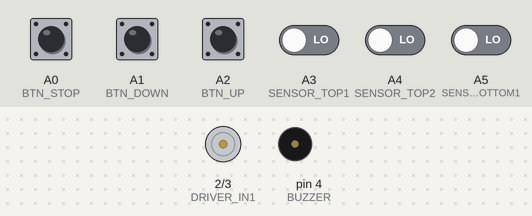
Bench run of a sketch on a simulated Arduino Nano, built with avr-gcc and run on an emulated ATmega328P. Shown: motor-driver pin pairs drawn as motors (green arrow = first pin HIGH = forward, orange = second pin HIGH = backward, longer = more drive, scaled by the enable pin), buzzer (waves = sounding, pin HIGH). The test bench sets the inputs (shaded band); at power-on: A0 (BTN_STOP), A1 (BTN_DOWN), A2 (BTN_UP) HIGH, A3 (SENSOR_TOP1), A4 (SENSOR_TOP2), A5 (SENSOR_BOTTOM1) LOW.

Above: at 1.4 s.
1.5 s: A1 (BTN_DOWN) pulled LOW for 0.15 s
At 2.6 s:
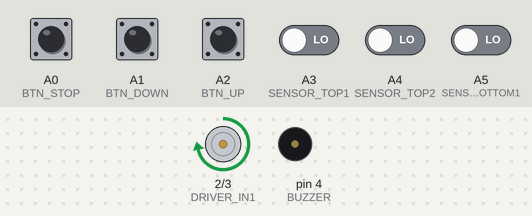
3.1 s: A2 (BTN_UP) pulled LOW for 0.15 s
At 3.8 s:
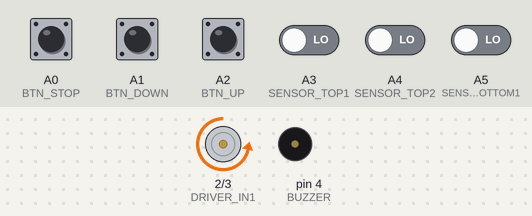
4.7 s: A0 (BTN_STOP) pulled LOW for 0.15 s
At 5.0 s:
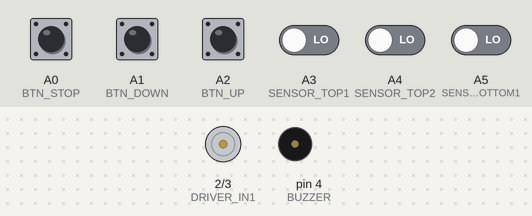
6.3 s: A1 (BTN_DOWN) pulled LOW for 1 s
At 7.4 s:
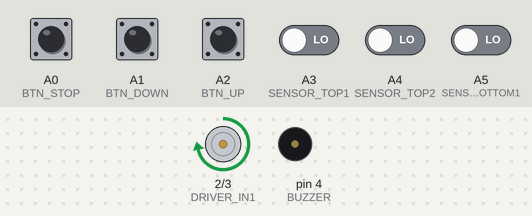
8.8 s: A5 (SENSOR_BOTTOM1) driven HIGH
At 9.3 s:
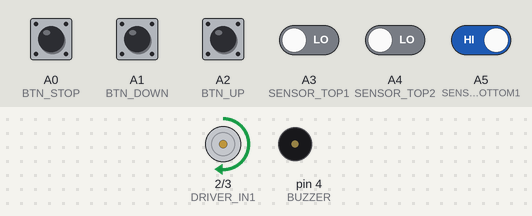
10.3 s: A0 (BTN_STOP) pulled LOW for 1 s
At 11.7 s:
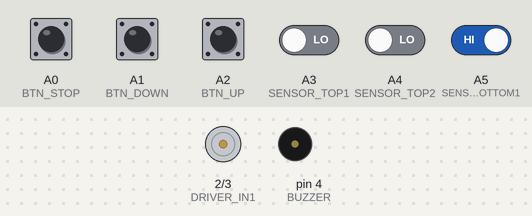
Timing chart, 0 to 13.3 s (numbered marks = the images above; inputs shaded):
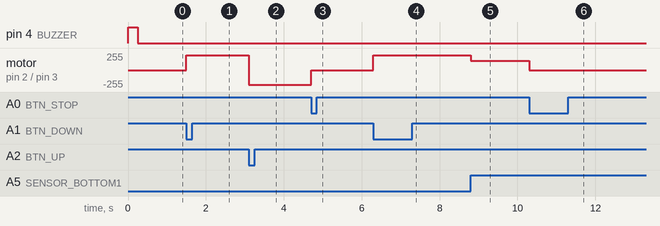

The sketch:

sketch_mesa_niveladora.ino
```cpp
#define     DRIVER_IN1      2
#define     DRIVER_IN2      3
#define     BUZZER          4
#define     MOTOR_PWM       5
#define     BTN_STOP        A0
#define     BTN_DOWN        A1
#define     BTN_UP          A2
#define     SENSOR_TOP1     A3
#define     SENSOR_TOP2     A4
#define     SENSOR_BOTTOM1  A5
#define     SENSOR_BOTTOM2  A6

#define     SPEED_HIGH      220
#define     SPEED_LOW       140


int RUNNING = 0;

void setup() {
  // put your setup code here, to run once:
pinMode(DRIVER_IN1,OUTPUT);
pinMode(DRIVER_IN2,OUTPUT);
pinMode(MOTOR_PWM,OUTPUT);
pinMode(BUZZER,OUTPUT);
pinMode(BTN_STOP,INPUT);
pinMode(BTN_DOWN,INPUT);
pinMode(BTN_UP,INPUT);
pinMode(SENSOR_TOP1,INPUT);
pinMode(SENSOR_TOP2,INPUT);
pinMode(SENSOR_BOTTOM1,INPUT);
pinMode(SENSOR_BOTTOM2,INPUT);

digitalWrite(BUZZER,HIGH);
delay(250);
digitalWrite(BUZZER,LOW);

analogWrite(MOTOR_PWM,SPEED_HIGH);
digitalWrite(DRIVER_IN1,LOW);
digitalWrite(DRIVER_IN2,LOW);
}

void loop() {
  // put your main code here, to run repeatedly:
  if (!digitalRead(BTN_DOWN)) {
          if (digitalRead(SENSOR_BOTTOM1)&&digitalRead(SENSOR_BOTTOM2)) {
                for (int i=1; i<=3; i++) {
                      digitalWrite(BUZZER,HIGH);
                      delay(200);
                      digitalWrite(BUZZER,LOW);
                      delay(200);
                      }
                }
          else {
                digitalWrite(DRIVER_IN1,HIGH);
                digitalWrite(DRIVER_IN2,LOW);
                analogWrite(MOTOR_PWM,SPEED_HIGH);
                RUNNING = 1;
                }
          }
  if (!digitalRead(BTN_UP)) {
          if (digitalRead(SENSOR_TOP1)&&digitalRead(SENSOR_TOP2)) {
                for (int i=1; i<=3; i++) {
                      digitalWrite(BUZZER,HIGH);
                      delay(200);
                      digitalWrite(BUZZER,LOW);
                      delay(200);
                      }
                }
          else {
                digitalWrite(DRIVER_IN1,LOW);
                digitalWrite(DRIVER_IN2,HIGH);
                analogWrite(MOTOR_PWM,SPEED_HIGH);
                RUNNING = 2;
              }
          }
  if (!digitalRead(BTN_STOP)) {
          digitalWrite(DRIVER_IN1,LOW);
          digitalWrite(DRIVER_IN2,LOW);
          RUNNING = 0;
          }
  if (RUNNING==1) {
          if (digitalRead(SENSOR_BOTTOM1)&&digitalRead(SENSOR_BOTTOM2)) {
                digitalWrite(DRIVER_IN1,LOW);
                digitalWrite(DRIVER_IN2,LOW);
                RUNNING = 0;
                analogWrite(MOTOR_PWM,SPEED_HIGH);
                digitalWrite(BUZZER,HIGH);
                delay(250);
                digitalWrite(BUZZER,LOW);
                }
          if (digitalRead(SENSOR_BOTTOM1)||digitalRead(SENSOR_BOTTOM2)) {
                analogWrite(MOTOR_PWM,SPEED_LOW);
                }
          }
  if (RUNNING==2) {
          if (digitalRead(SENSOR_TOP1)&&digitalRead(SENSOR_TOP2)) {
                digitalWrite(DRIVER_IN1,LOW);
                digitalWrite(DRIVER_IN2,LOW);
                RUNNING = 0;
                analogWrite(MOTOR_PWM,SPEED_HIGH);
                digitalWrite(BUZZER,HIGH);
                delay(250);
                digitalWrite(BUZZER,LOW);
                }
          if (digitalRead(SENSOR_TOP1)||digitalRead(SENSOR_TOP2)) {
                analogWrite(MOTOR_PWM,SPEED_LOW);
                }
          }
}
```

Measured:
- after the input at 1.5 s, motor on pin 2 (DRIVER_IN1) / pin 3 (DRIVER_IN2): stopped → forward 220/255 at once
- after the input at 3.1 s, motor on pin 2 (DRIVER_IN1) / pin 3 (DRIVER_IN2): forward 220/255 → backward 220/255 at once
- after the input at 4.7 s, motor on pin 2 (DRIVER_IN1) / pin 3 (DRIVER_IN2): backward 220/255 → stopped at once
- after the input at 6.3 s, motor on pin 2 (DRIVER_IN1) / pin 3 (DRIVER_IN2): stopped → forward 220/255 at once
- after the input at 8.8 s, motor on pin 2 (DRIVER_IN1) / pin 3 (DRIVER_IN2): forward 220/255 → forward 140/255 at once
- after the input at 10.3 s, motor on pin 2 (DRIVER_IN1) / pin 3 (DRIVER_IN2): forward 140/255 → stopped at once
